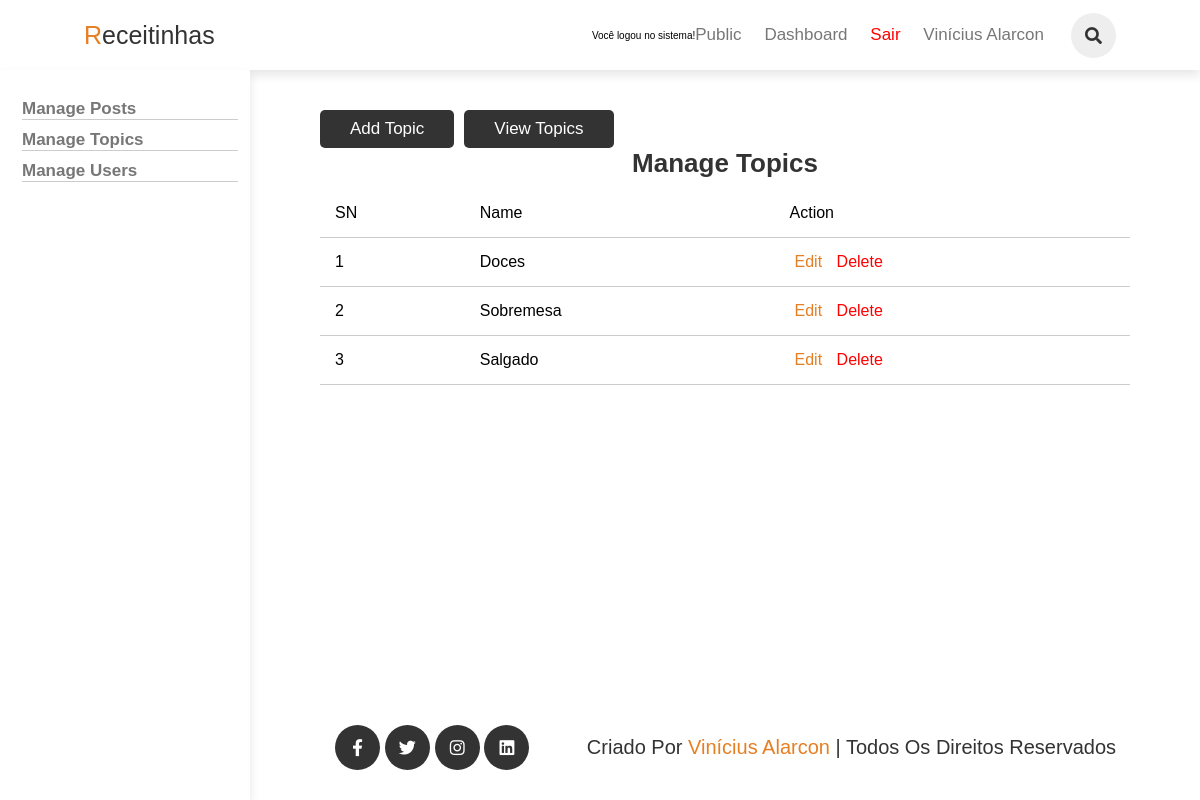
Screenshot of /admin/topics/index.php (signed in) with the database file from the repository.
### tables this page shows
CREATE TABLE `topics` (
  `id` int(11) NOT NULL,
  `name` varchar(100) NOT NULL,
  `description` text NOT NULL
);

### app/models/Topic.php (called while the page is built, shortened)
<?php
require(ROOT_PATH . "/app/database/connect.php");
function selectAllTopics()
{
    global $pdo;
    $sql = "SELECT * FROM topics";
    $stmt = $pdo->prepare($sql);
    $stmt->execute();
    $result = $stmt->fetchAll(PDO::FETCH_ASSOC);
    return $result;
}

### app/controllers/topics.php (called while the page is built, shortened)
<?php
    require(ROOT_PATH . "/app/models/Topic.php");
    $topics = selectAllTopics();

### admin/topics/index.php (the view, shortened to what this page needs)
<?php
    require(ROOT_PATH . "/app/controllers/topics.php");
?>
<!DOCTYPE html>
<html lang="pt-BR">
<head>
    <link rel="stylesheet" href="https://cdnjs.cloudflare.com/ajax/libs/font-awesome/5.15.3/css/all.min.css">
    <link rel="stylesheet" href="../../assets/css/admin.css">
</head>
<body>
<?php include(ROOT_PATH . "/app/includes/header-admin.php"); ?>
<section class="container" id="posts">
    <?php include(ROOT_PATH . "/app/includes/sidebar-admin.php"); ?>
    <div class="content-container">
        <div class="content">
           <div class="buttons">
                <a href="<?= BASE_URL . '/admin/topics/create-topic.php'?>" class="btn">Add Topic</a>
                <a href="<?= BASE_URL . '/admin/topics/index.php'?>" class="btn">View Topics</a>
           </div>
            <div class="main-content">
                <h1 class="title">Manage Topics</h1>
                <table>
                    <thead>
                        <th>SN</th>
                        <th>Name</th>
                        <th colspan="2">Action</th>
                    </thead>
                    <tbody>
                        <?php foreach($topics as $key => $topic): ?>
                            <tr>
                                <td><?= $key + 1?></td>
                                <td><?= $topic["name"]?></td>
                                <td>
                                    <a href="<?= BASE_URL . '/admin/topics/edit-topic.php?id='. $topic["id"]?>" class="edit">Edit</a>
                                    <a href="<?= BASE_URL . '/admin/topics/index.php?del_id='. $topic["id"]?>" class="delete">Delete</a>
                                </td>
                            </tr>
                        <?php endforeach; ?>
                    </tbody>
                </table>
            </div>
        </div>
    </div>
</section>
<?php include(ROOT_PATH . "/app/includes/footer.php"); ?>
</body>
</html>

### assets/css/admin.css (style rules this page uses)
:root { --orange:#e67e22; --black:#333; --light-color:#777; --border:.1rem solid rgba(0,0,0,.2); --box-shadow:0 .5rem 1rem rgba(0,0,0,.1); }
* { margin:0; padding:0; box-sizing: border-box; outline: none; border:none; text-decoration: none; font-family: Verdana, Geneva, Tahoma, sans-serif; font-weight: lighter; }
html { height: 100%; font-size: 62.5%; overflow-x: hidden; scroll-behavior: smooth; scroll-padding-top: 6rem; }
body { display: flex; flex-direction: column; min-height: 100vh; }
.btn { margin-top: 1rem; display: inline-block; background:var(--black); color:#fff; border-radius: .5rem; padding:.9rem 3rem; cursor: pointer; font-size: 1.7rem; }
.container { margin-top: 70px;height: calc(100vh - 150px); }
.container .content-container { margin-left: 250px; padding: 3rem 7rem; }
.content-container .content { width: 100%; margin-bottom: 10.5rem; }
.content-container .content .buttons { width: 100%; display: flex; margin-right: 2rem; }
.content-container .content .buttons a { margin-right: 1rem; }
.content-container .content h1 { text-align: center; font-size: 2.6rem; font-weight: 600; color: var(--black); margin-bottom: 1rem; }
table { width: 100%; border-collapse: collapse; font-size: 1.6rem; }
th, td { padding: 1.5rem; text-align: left; border-bottom: var(--border); }
.edit { color: var(--orange); }
.delete { color: red; }
.edit, .delete, .publish { margin: 0 0.5rem; }

### rows the page displays
topics: name "Doces"
topics: name "Sobremesa"
topics: name "Salgado"

### other values shown
$_SESSION['message'] "Você logou no sistema!"
$_SESSION["username"] "Vinícius Alarcon"
